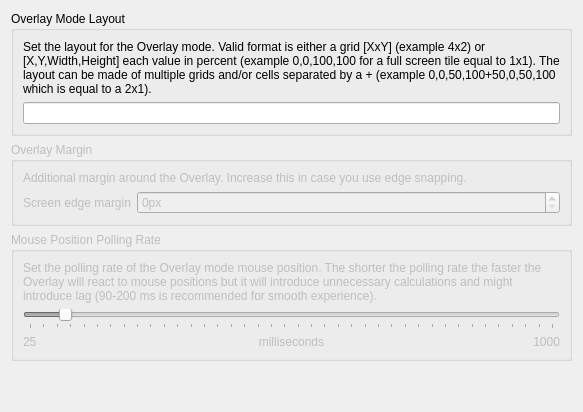
     <widget class="QWidget" name="tab_mulltiWindowRestore">
      <attribute name="icon">
       <iconset theme="media-playback-pause"/>
      </attribute>
      <attribute name="title">
       <string>Overlay Mode</string>
      </attribute>
      <layout class="QVBoxLayout" name="verticalLayout_2">
       <item>
        <widget class="QGroupBox" name="groupBox_overlayModeLayout">
         <property name="title">
          <string>Overlay Mode Layout</string>
         </property>
         <property name="checkable">
          <bool>false</bool>
         </property>
         <property name="checked">
          <bool>false</bool>
         </property>
         <layout class="QVBoxLayout" name="verticalLayout_5">
          <item>
           <widget class="QLabel" name="label_overlayLayout">
            <property name="text">
             <string>Set the layout for the Overlay mode. Valid format is either a grid [XxY] (example 4x2) or [X,Y,Width,Height] each value in percent (example 0,0,100,100 for a full screen tile equal to 1x1). The layout can be made of multiple grids and/or cells separated by a + (example 0,0,50,100+50,0,50,100 which is equal to a 2x1).</string>
            </property>
            <property name="wordWrap">
             <bool>true</bool>
            </property>
           </widget>
          </item>
          <item>
           <widget class="QLineEdit" name="kcfg_overlayLayout"/>
          </item>
         </layout>
        </widget>
       </item>
       <item>
        <widget class="QGroupBox" name="groupBox_3">
         <property name="enabled">
          <bool>false</bool>
         </property>
         <property name="title">
          <string>Overlay Margin</string>
         </property>
         <layout class="QVBoxLayout" name="verticalLayout_11">
          <item>
           <widget class="QLabel" name="label_29">
            <property name="text">
             <string>Additional margin around the Overlay. Increase this in case you use edge snapping.</string>
            </property>
           </widget>
          </item>
          <item>
           <layout class="QHBoxLayout" name="horizontalLayout_3">
            <item>
             <widget class="QLabel" name="label_30">
              <property name="text">
               <string>Screen edge margin</string>
              </property>
             </widget>
            </item>
            <item>
             <widget class="QSpinBox" name="spinBox_3">
              <property name="sizePolicy">
               <sizepolicy hsizetype="MinimumExpanding" vsizetype="Fixed">
                <horstretch>0</horstretch>
                <verstretch>0</verstretch>
               </sizepolicy>
              </property>
              <property name="suffix">
               <string>px</string>
              </property>
              <property name="maximum">
               <number>100</number>
              </property>
             </widget>
            </item>
           </layout>
          </item>
         </layout>
        </widget>
       </item>
       <item>
        <widget class="QGroupBox" name="groupBox_multiWindowRestoreAttempts">
         <property name="enabled">
          <bool>false</bool>
         </property>
         <property name="title">
          <string>Mouse Position Polling Rate</string>
         </property>
         <property name="checkable">
          <bool>false</bool>
         </property>
         <property name="checked">
          <bool>false</bool>
         </property>
         <layout class="QVBoxLayout" name="verticalLayout_multiWindowRestoreAttempts">
          <item>
           <widget class="QLabel" name="label_multiWindowRestoreAttemptsExplanation">
            <property name="text">
             <string>Set the polling rate of the Overlay mode mouse position. The shorter the polling rate the faster the Overlay will react to mouse positions but it will introduce unnecessary calculations and might introduce lag (90-200 ms is recommended for smooth experience).</string>
            </property>
            <property name="wordWrap">
             <bool>true</bool>
            </property>
           </widget>
          </item>
          <item>
           <widget class="QSlider" name="kcfg_multiWindowRestoreAttempts">
            <property name="minimum">
             <number>25</number>
            </property>
            <property name="maximum">
             <number>1000</number>
            </property>
            <property name="singleStep">
             <number>10</number>
            </property>
            <property name="pageStep">
             <number>50</number>
            </property>
            <property name="value">
             <number>90</number>
            </property>
            <property name="orientation">
             <enum>Qt::Orientation::Horizontal</enum>
            </property>
            <property name="invertedAppearance">
             <bool>false</bool>
            </property>
            <property name="invertedControls">
             <bool>false</bool>
            </property>
            <property name="tickPosition">
             <enum>QSlider::TickPosition::TicksBelow</enum>
            </property>
            <property name="tickInterval">
             <number>25</number>
            </property>
           </widget>
          </item>
          <item>
           <layout class="QHBoxLayout" name="hBoxLayout_multiWindowRestoreAttempts">
            <item>
             <widget class="QLabel" name="label_multiWindowRestoreAttemptsMin">
              <property name="text">
               <string>25</string>
              </property>
              <property name="alignment">
               <set>Qt::AlignmentFlag::AlignLeading|Qt::AlignmentFlag::AlignLeft|Qt::AlignmentFlag::AlignVCenter</set>
              </property>
             </widget>
            </item>
            <item>
             <widget class="QLabel" name="label_multiWindowRestoreAttemptInfo">
              <property name="text">
               <string>milliseconds</string>
              </property>
              <property name="alignment">
               <set>Qt::AlignmentFlag::AlignCenter</set>
              </property>
             </widget>
            </item>
            <item>
             <widget class="QLabel" name="label_multiWindowRestoreAttemptsMax">
              <property name="text">
               <string>1000</string>
              </property>
              <property name="alignment">
               <set>Qt::AlignmentFlag::AlignRight|Qt::AlignmentFlag::AlignTrailing|Qt::AlignmentFlag::AlignVCenter</set>
              </property>
             </widget>
            </item>
           </layout>
          </item>
         </layout>
        </widget>
       </item>
       <item>
        <spacer name="verticalSpacer">
         <property name="orientation">
          <enum>Qt::Orientation::Vertical</enum>
         </property>
         <property name="sizeHint" stdset="0">
          <size>
           <width>20</width>
           <height>40</height>
          </size>
         </property>
        </spacer>
       </item>
      </layout>
     </widget>
